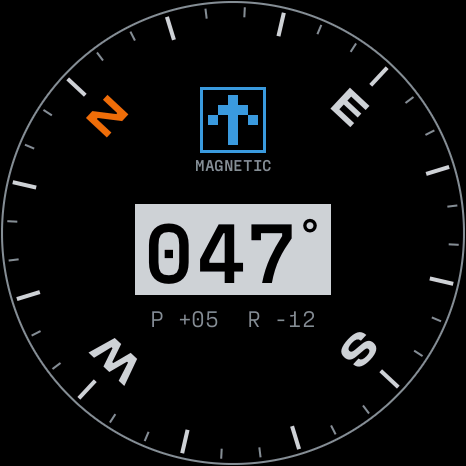
#> input picture context/design/references/firmware-captures/2026-09-25/compass-heading.png, 466 x 466 px; its folder holds 4 pictures in this run
$ python compass_noise.py
#> lines starting #> are read from the running program, lines starting #| are printed output that depends on the picture
"""Compass texture and entry studies from the 2026-09-25 firmware captures.

Run from renderer: PYTHONPATH=. python3 concept/compass_noise.py OUTPUT_DIR
The drawn UI is taken from the captured compass states. All noise is original geometry.
"""
from pathlib import Path
import math
import random
import sys

import numpy as np
from PIL import Image, ImageDraw, ImageFilter, ImageFont

W=466
OUT=Path(sys.argv[1]).resolve() if len(sys.argv)>1 else None
CAP=Path(__file__).resolve().parents[2]/'references/firmware-captures/2026-09-25'
STATES={s:Image.open(CAP/f'compass-{s}.png').convert('RGB') for s in
        ('heading','calibrating','interference','no-data','top-edge-up')}
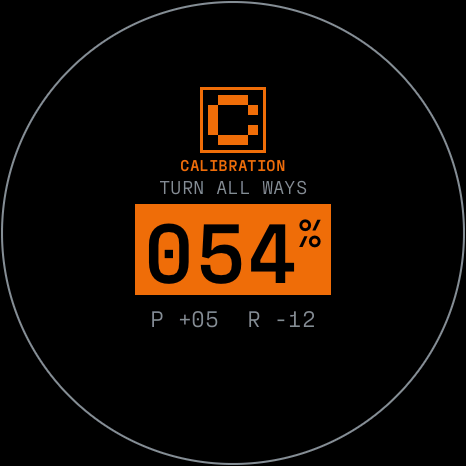
#> input picture context/design/references/firmware-captures/2026-09-25/compass-calibrating.png, 466 x 466 px
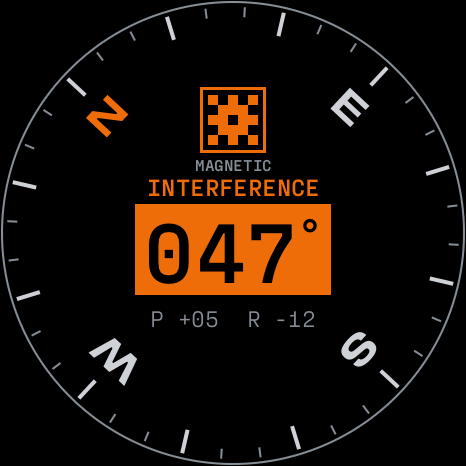
#> input picture context/design/references/firmware-captures/2026-09-25/compass-interference.png, 466 x 466 px
#> (the run stopped early here; a loop or call above may not have finished)
